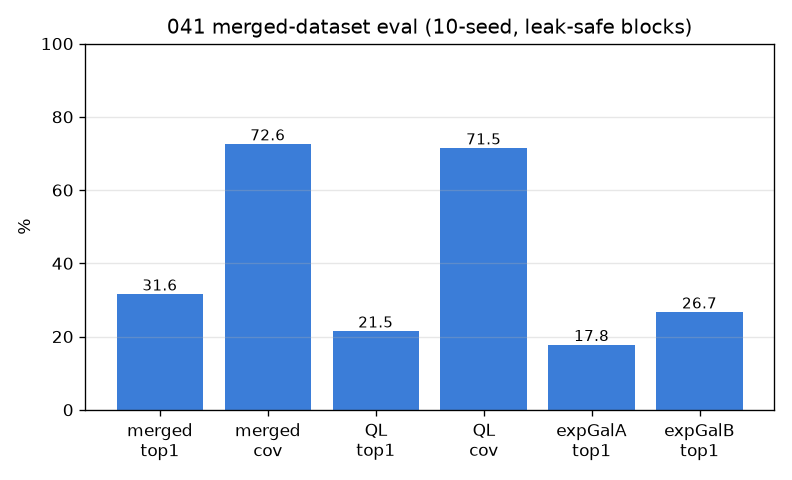
#> input picture experiments/041-merged-eval/fig_041.png, 792 x 480 px
$ python -i eval_merged.py   (imports and definitions only)
#> lines starting #> are read from the running program, lines starting #| are printed output that depends on the picture
"""Experiment 041 — Precise re-evaluation on the clean merged dataset (data/merged_final).

The data-expansion payoff, measured under the iron rules (§1): 10-seed mean±std, photo-
level leak-safe split, paired Δ, random baseline. The 49% QuizLink↔BlueLink photo overlap
makes a naive split LEAK (same photo as gallery-BlueLink and query-QuizLink), so the split
unit is a PHOTO-TWIN BLOCK (exact hash ∪ corr≥0.90) — twins never cross train/test. This
block grouping is for SPLIT SAFETY only (it does NOT merge labels/pins; data stays strict).

Comparisons:
  1. merged pooled        — new operating point (top1/top5/coverage/end-to-end) on 502-way
  2. quizlink-only        — original baseline (~215-way) reproduced, leak-safe
  3. ⭐ expanded gallery   — query = QuizLink test (fixed); gallery = QuizLink-train vs
                            QuizLink-train+BlueLink. Does BlueLink data improve the
                            deployment-target (QuizLink) recognition? (paired, leak-safe)
  4. coverage gain        — singleton→core promotion ⇒ fewer OOV (coverable %)

    .venv/bin/python scripts/eval_merged.py
"""

from __future__ import annotations

import collections
import datetime
import hashlib
import statistics as st
import sys
from pathlib import Path

sys.path.insert(0, str(Path(__file__).resolve().parent.parent))

import numpy as np  # noqa: E402
import torch  # noqa: E402
import torch.nn.functional as F  # noqa: E402
from PIL import Image  # noqa: E402

import explog  # noqa: E402
from eval_appearance import _MEAN, _STD, _git_sha  # noqa: E402
from scalpel.config import PipelineCfg  # noqa: E402
from scalpel.perception import DinoBackbone, GaussianPool  # noqa: E402

BASE = Path("data/merged_final")
SEEDS = 10


def load():
    import json
    return [json.loads(l) for l in open(BASE / "triples.jsonl", encoding="utf-8")]


# ---- photo-twin blocks (leak-safe split unit): exact hash ∪ corr>=0.90 ----
def photo_blocks(images):
    # [6 lines left out: function dhash, not called in this run]
    H = {im: dhash(BASE / im) for im in images}
    sha = {im: hashlib.sha256((BASE / im).read_bytes()).hexdigest() for im in images}
    g64 = {im: np.asarray(Image.open(BASE / im).convert("L").resize((64, 64)), float).flatten() for im in images}
    pc = lambda x: bin(int(x)).count("1")
    par = {im: im for im in images}

    # [4 lines left out: function find, not called in this run]
    fl = list(images)
    bysha = collections.defaultdict(list)
    for im in fl:
        bysha[sha[im]].append(im)
    for g in bysha.values():
        for x in g[1:]:
            par[find(x)] = find(g[0])
    for i in range(len(fl)):
        for j in range(i + 1, len(fl)):
            a, b = fl[i], fl[j]
            if find(a) != find(b) and pc(H[a] ^ H[b]) <= 12 and float(np.corrcoef(g64[a], g64[b])[0, 1]) >= 0.90:
                par[find(a)] = find(b)
    return {im: find(im) for im in images}


# [20 lines that did not run here, left out]


def block_split(idxs, block, seed, frac=0.3):
    blocks = sorted(set(block[i] for i in idxs))
    np.random.default_rng(seed).shuffle(blocks)
    nt = max(1, int(round(len(blocks) * frac)))
    test_blocks = set(blocks[:nt])
    tr = [i for i in idxs if block[i] not in test_blocks]
    te = [i for i in idxs if block[i] in test_blocks]
    return tr, te


def exemplar_eval(Z, Y, gal, qry):
    """class-max cosine. Returns (top1|covered, top5|covered, coverage%)."""
    labset = sorted(set(Y[i] for i in gal)); lidx = {l: j for j, l in enumerate(labset)}
    cols = collections.defaultdict(list)
    for j, i in enumerate(gal):
        cols[lidx[Y[i]]].append(j)
    cov = [q for q in qry if Y[q] in set(labset)]
    if not cov:
        return float("nan"), float("nan"), 0.0
    sims = Z[cov] @ Z[gal].T
    sc = np.full((len(cov), len(labset)), -2.0, np.float32)
    for c, ix in cols.items():
        sc[:, c] = sims[:, ix].max(1)
    order = np.argsort(-sc, axis=1)
    t1 = t5 = 0
    for r in range(len(cov)):
        true = Y[cov[r]]
        top5 = [labset[order[r, k]] for k in range(min(5, len(labset)))]
        t1 += top5[0] == true; t5 += true in top5
    return 100 * t1 / len(cov), 100 * t5 / len(cov), 100 * len(cov) / len(qry)


def ms(v):
    v = [x for x in v if x == x]
    return (round(st.mean(v), 1), round(st.pstdev(v), 1)) if v else (float("nan"), 0.0)


# [110 lines left out: function main, not called in this run]


# [2 lines not run here, left out]

>>> import cv2
>>> picture = cv2.imread('../experiments/041-merged-eval/fig_041.png', cv2.IMREAD_GRAYSCALE)
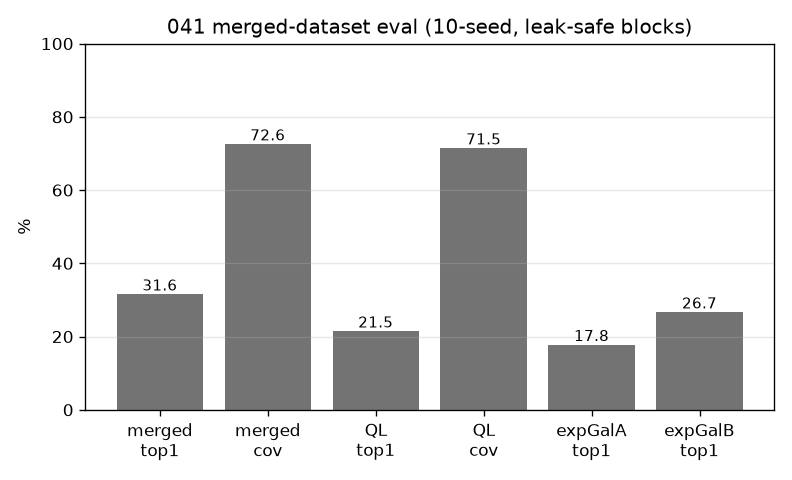
#> picture: shape (480, 792); min 0, max 255, mean 221.3
#> (the run stopped early here; a loop or call above may not have finished)

$ run again, on experiments/002-pooling-ablation/fig_pooling.png
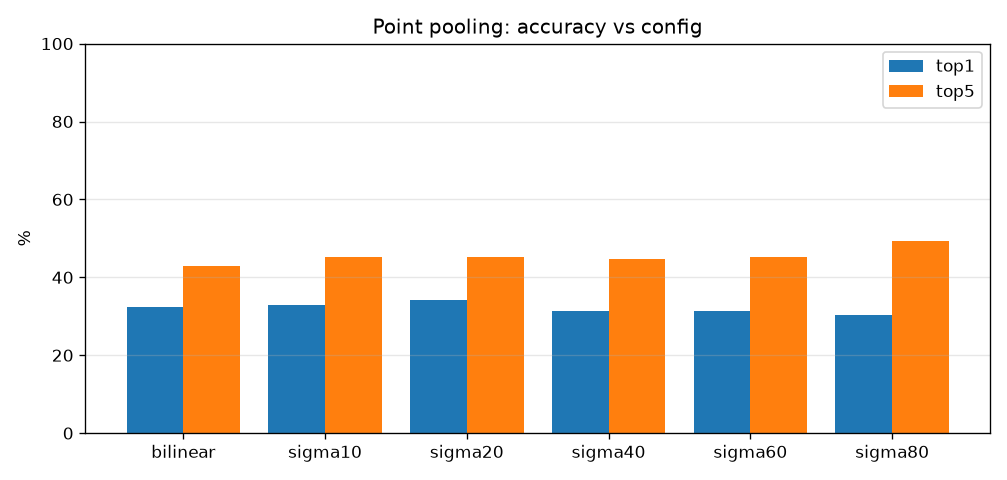
#> input picture experiments/002-pooling-ablation/fig_pooling.png, 1007 x 480 px
#> `picture = cv2.imread('../experiments/041-merged-eval/fig_041.png', cv2..`:
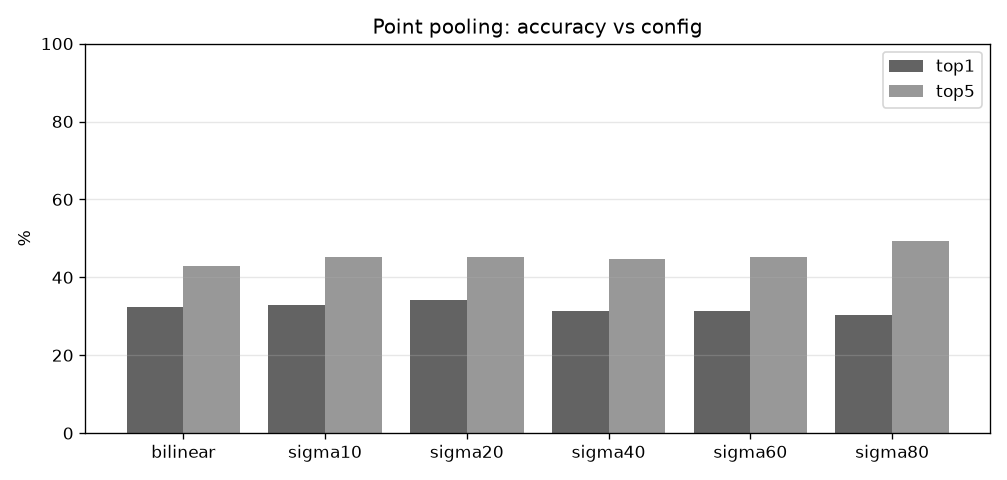
#> picture: shape (480, 1007); min 0, max 255, mean 224.3

$ run again, on experiments/005-baseline-mseed/fig_confusions.png
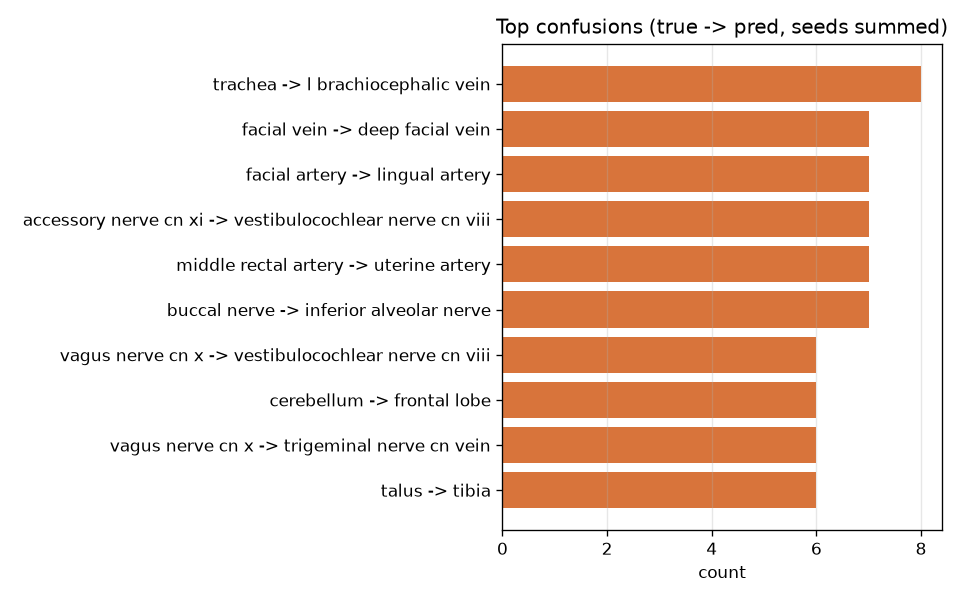
#> input picture experiments/005-baseline-mseed/fig_confusions.png, 960 x 600 px
#> `picture = cv2.imread('../experiments/041-merged-eval/fig_041.png', cv2..`:
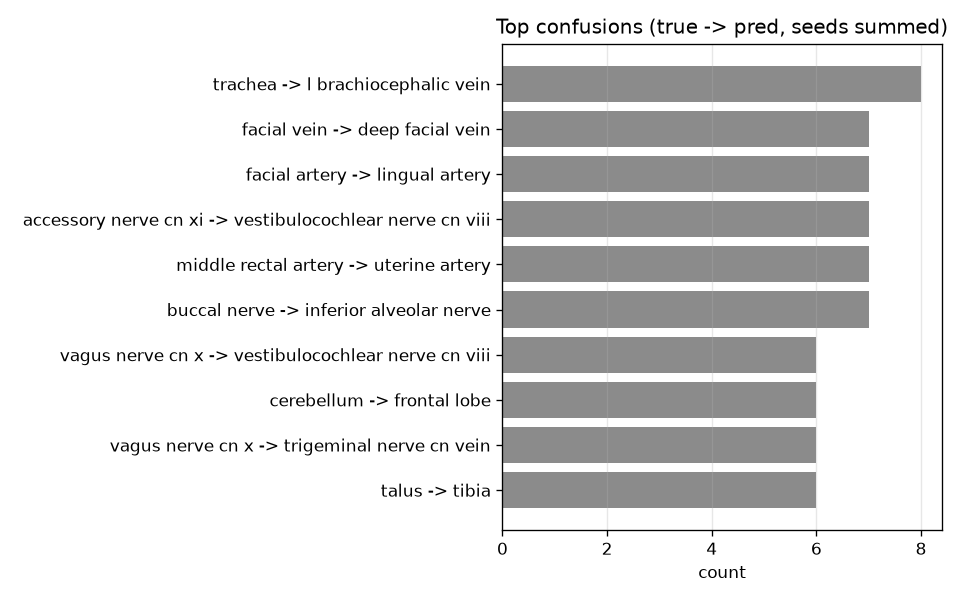
#> picture: shape (600, 960); min 0, max 255, mean 223.6
